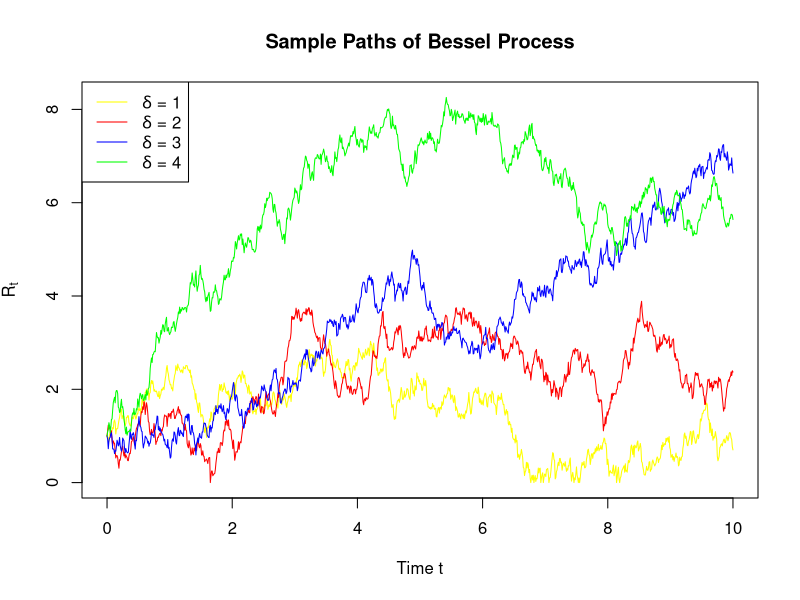
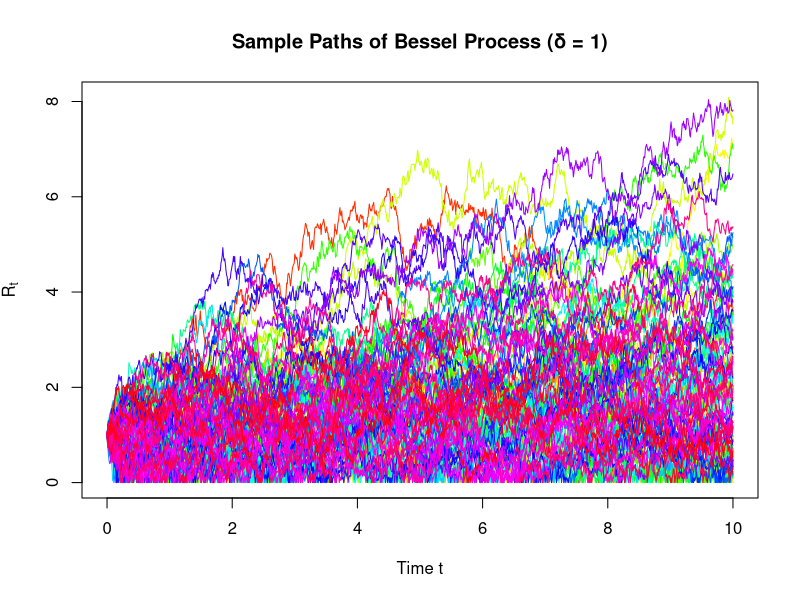
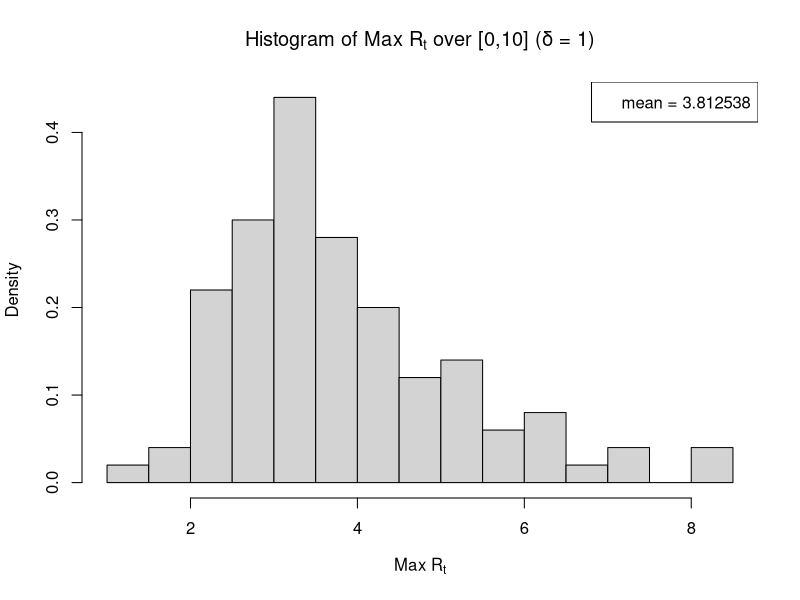
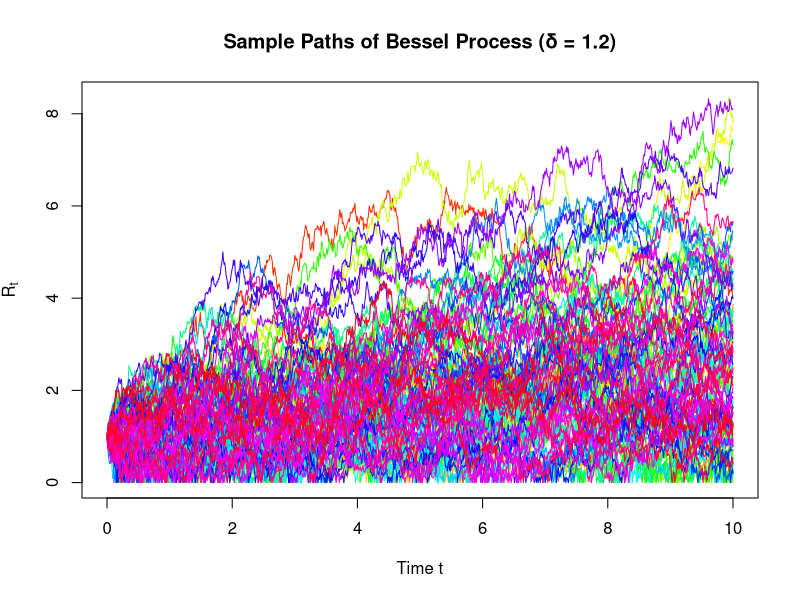
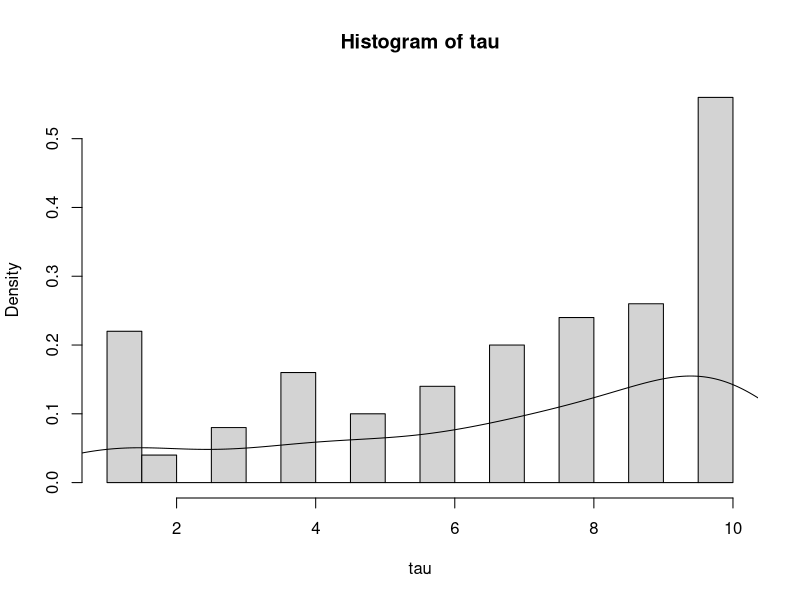
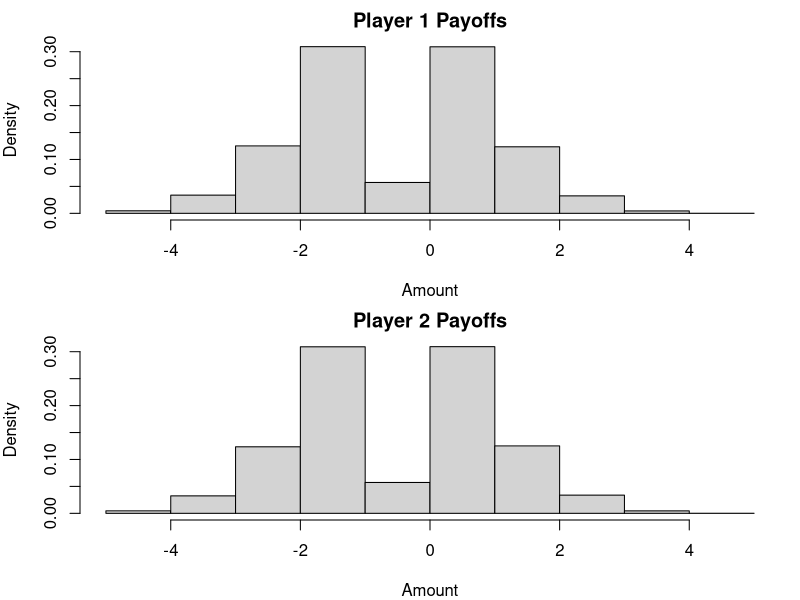

The R source for these figures, in order:
## ---- chunk 1
knitr::opts_chunk$set(echo = TRUE)
## ---- chunk 2
grid_t <- 1:100

exact_formula_C <- function(t){
  (sqrt(pi) * gamma((t + 1)/2))/gamma(t/2 + 1)
}

exact_values_C <- exact_formula_C(grid_t)
## ---- chunk 3
n <- 10^6
## ---- chunk 4
set.seed(1)
EstIntegral_1 <- numeric(length(grid_t))
Diff_1 <- numeric(length(grid_t))
Std_Error_1 <- numeric(length(grid_t))

for (t in grid_t){
  u <- runif(n)
  sample_1 <- u^t*1/(cos(asin(u)))+(cos(asin(u)))^(t-1)
  
  EstIntegral_1[t] <- mean(sample_1)
  Diff_1[t] <- exact_formula_C(t) - EstIntegral_1[t]
  Std_Error_1[t] <- sd(sample_1)/sqrt(n)
}

rbind(mean_1=mean(sample_1),mean_diff_1 = mean(Diff_1), mean_SE_1 = mean(Std_Error_1))
## ---- chunk 5
set.seed(1)
EstIntegral_2 <- numeric(length(grid_t))
Diff_2 <- numeric(length(grid_t))
Std_Error_2 <- numeric(length(grid_t))

for (t in grid_t){
  u <- runif(n)
  sample_2 <- (sin(acos(u)))^{t-1} + u^t*(sin(acos(u)))^{-1}
  
  EstIntegral_2[t] <- mean(sample_2)
  Diff_2[t] <- exact_formula_C(t) - EstIntegral_2[t]
  Std_Error_2[t] <- sd(sample_2)/sqrt(n)
}

rbind(mean_2=mean(sample_2),mean_diff_2 = mean(Diff_2), mean_SE_2 = mean(Std_Error_2))
## ---- chunk 6
set.seed(1)
EstIntegral_3 <- numeric(length(grid_t))
Diff_3 <- numeric(length(grid_t))
Std_Error_3 <- numeric(length(grid_t))

for (t in grid_t){
  u <- runif(n)
  sample_3 <- ((sin(pi/2*u))^t + (cos(pi/2*u))^t) * pi/2
  
  EstIntegral_3[t] <- mean(sample_3)
  Diff_3[t] <- exact_formula_C(t) - EstIntegral_3[t]
  Std_Error_3[t] <- sd(sample_3)/sqrt(n)
}

rbind(mean_diff_3 = mean(Diff_3), SE_3 = mean(Std_Error_3))
## ---- chunk 7
df_ts<-data.frame(
  Transformation = c("Transformation 1","Transformation 2","Transformation 3"),
  Mean_Diff=c(mean(Diff_1),mean(Diff_2),mean(Diff_3)),
  Mean_Standard_Error=c(mean(Std_Error_1),mean(Std_Error_2),mean(Std_Error_3))
)
df_ts
## ---- chunk 8
set.seed(1)
EstIntegral_cv3 <- numeric(length(grid_t))
Diff_cv3 <- numeric(length(grid_t))
SE_cv3 <- numeric(length(grid_t))

for (t in grid_t){
  u <- runif(n)
  X <- ((sin(pi/2*u))^t + (cos(pi/2*u))^t) * pi/2
  X_tilde <- ((pi/2*u - (pi/2*u)^3/6)^t + (1 - (pi/2*u)^2/2)^t) * pi/2
  Y <- X_tilde - mean(X_tilde)
  
  c <- -cov(X,Y)/var(Y)
  X_cv3 <- X+c*Y
  EstIntegral_cv3[t] <- mean(X_cv3)
  Diff_cv3[t] <- exact_values_C[t] -  mean(X_cv3)
  SE_cv3[t] <- sd(X_cv3)/sqrt(n)
}
## ---- chunk 9
set.seed(1)

EstIntegral_ss <- numeric(length(grid_t))
Diff_ss <- numeric(length(grid_t))
Std_Error_ss <- numeric(length(grid_t))

for (t in grid_t){
  j <- 1:n  # split the integral [0, 1] into 10^5 smaller intervals
  u <- runif(n)
  
  sample_ss <- (sin(pi/2*(u + j - 1)/n)^t + cos(pi/2*((u + j - 1)/n))^t) * pi/2
  EstIntegral_ss[t] <- mean(sample_ss)
  Diff_ss[t] <- exact_formula_C(t) - EstIntegral_ss[t]
  Std_Error_ss[t] <- sd(sample_ss)/sqrt(n)
}
## ---- chunk 10
EstIntegral_cvss <- numeric(length(grid_t))
Diff_cvss <- numeric(length(grid_t))
SE_cvss <- numeric(length(grid_t))

for (t in grid_t){
  j <- 1:n  # split the integral [0, 1] into 10^5 smaller intervals
  u <- runif(n)

  X <- (sin(pi/2*(u + j - 1)/n)^t + cos(pi/2*(u + j - 1)/n)^t) * pi/2
  X_tilde <- ((pi/2*(u + j - 1)/n - (pi/2*(u + j - 1)/n)^3/6)^t + (1 - (pi/2*(u + j - 1)/n)^2/2)^t) * pi/2
  Y <- X_tilde - mean(X_tilde)
  
  c <- -cov(X,Y)/var(Y)
  X_cvss <- X+c*Y
  EstIntegral_cvss[t] <- mean(X_cvss)
  Diff_cvss[t] <- exact_values_C[t] -  mean(X_cvss)
  SE_cvss[t] <- sd(X_cvss)/sqrt(n)
}
## ---- chunk 11
# Compare SS + CV with pure Monte Carlo without any variance reduction
(abs(Diff_3) - abs(Diff_cvss))[1:10]
(round((Std_Error_3 - SE_cvss)/Std_Error_3, digits = 2))[1:10]

# Compare CV with pure Monte Carlo without any variance reduction
(abs(Diff_3) - abs(Diff_cv3))[1:10]
(round((Std_Error_3 - SE_cv3)/Std_Error_3, digits = 2))[1:10]
## ---- chunk 12
compare_df <- data.frame(
  t = 1:10,
  diff_SSCV = (abs(Diff_3) - abs(Diff_cvss))[1:10],
  sd_improved_SSCV = (round((Std_Error_3 - SE_cvss)/Std_Error_3, digits = 2))[1:10],
  diff_CV = (abs(Diff_3) - abs(Diff_cv3))[1:10],
  sd_improved_CV = (round((Std_Error_3 - SE_cv3)/Std_Error_3, digits = 2))[1:10]
)
compare_df
## ---- chunk 13
set.seed(1)
f <- function(x, y) {
  r <- sqrt(x^2 + y^2)
  ifelse(r == 0, 1, sin(r) / r)  # Handle the removable singularity at (0,0)
}

result <- integrate(function(y) {
  sapply(y, function(yi) {
    integrate(function(x) f(x, yi), -1, 1)$value
  })
}, -1, 1)

# Print the result
true_integral_1b <- result$value
true_integral_1b
## ---- chunk 14
set.seed(1)

n <- 10^5
x <- runif(n)
y <- runif(n)
sample_mc <- 4 * sin(sqrt(x^2 + y^2))/sqrt(x^2 + y^2)

EstIntegral_mc <- mean(sample_mc)
Diff_mc <- true_integral_1b - EstIntegral_mc
Std_Error_mc <- sd(sample_mc)/sqrt(n)

rbind(EstIntegral_mc, Diff_mc, Std_Error_mc)
## ---- chunk 15
set.seed(1)
n <- 10^5
x <- runif(n)
y <- runif(n)
sample1 <- 4 * sin(sqrt(x^2 + y^2))/sqrt(x^2 + y^2)
sample2 <- 4 * sin(sqrt((1-x)^2 + (1-y)^2))/sqrt((1-x)^2 + (1-y)^2)
EstIntegral_av <- mean((sample1+sample2)/2)
Mean_diff_av <- true_integral_1b - EstIntegral_av
Std_Error_av <- sd((sample1+sample2)/2)/sqrt(n)

rbind(EstIntegral_av, Mean_diff_av, Std_Error_av)
## ---- chunk 16
improve_av <- (Std_Error_mc - Std_Error_av)/Std_Error_mc
improve_av
## ---- chunk 17
set.seed(1)
n <- 10^5
j <- 1:n
sample_1b2 <- 4 * (sin(sqrt(((x+j-1)/n)^2 + ((y+j-1)/n)^2)))/sqrt(((x+j-1)/n)^2 + ((y+j-1)/n)^2)

Mu_SS <- mean(sample_1b2)
Diff_SS <- true_integral_1b - Mu_SS
SE_SS <- sd(sample_1b2)/sqrt(n)

rbind(Mu_SS, Diff_SS, SE_SS)
## ---- chunk 18
improve_SS <- (EstIntegral_mc - Mu_SS)/EstIntegral_mc
improve_SS
## ---- chunk 19
set.seed(1)
n <- 10^5
j <- 1:n
sample_avss_1 <- 4 * (sin(sqrt(((x+j-1)/n)^2 + ((y+j-1)/n)^2)))/sqrt(((x+j-1)/n)^2 + ((y+j-1)/n)^2)
sample_avss_2 <- 4 * (sin(sqrt(((j-x)/n)^2 + ((j-y)/n)^2)))/sqrt(((j-x)/n)^2 + ((j-y)/n)^2)
sample_avss <- (sample_avss_1 + sample_avss_2)/2

Mu_avss <- mean(sample_avss)
Diff_avss <- true_integral_1b - Mu_avss
SE_avss <- sd(sample_avss)/sqrt(n)

rbind(Mu_avss, Diff_avss, SE_avss)
## ---- chunk 20
improve_SS <- (EstIntegral_mc - Mu_avss)/EstIntegral_mc
improve_SS
## ---- chunk 21
df_1b<-data.frame(
  Method=c("Ture Value_1b","MC_1b","AV_1b","SS_1b","AVSS_1b"),
  Mean=c(true_integral_1b,EstIntegral_mc,EstIntegral_av,Mu_SS,Mu_avss),
  Diff=c("NA",Diff_mc,Mean_diff_av,Diff_SS,Diff_avss),
  Standar_error=c("NA",Std_Error_mc,Std_Error_av,SE_SS,SE_avss)
)
df_1b
## ---- chunk 22
set.seed(1)
T = 10
N = 1000
dt = T/N
Rt_sim <- function(delta, N, dt){
  Y <- numeric(N+1)
  Y[1] <- 1
  for (i in 1:N){
    dW <- sqrt(dt)*rnorm(1)
    Y[i+1] <- max(Y[i] + delta*dt+ 2*sqrt(Y[i])*dW, 0)
  } 
  return(sqrt(Y))
}
t <- seq(0, T, by = dt)
delta <- c(1,2,3,4)
Rt1 <- Rt_sim(delta[1], N=1000, dt=10/1000)
Rt2 <- Rt_sim(delta[2], N=1000, dt=10/1000)
Rt3 <- Rt_sim(delta[3], N=1000, dt=10/1000)
Rt4 <- Rt_sim(delta[4], N=1000, dt=10/1000)
ymin <- min(c(Rt1, Rt2, Rt3, Rt4))
ymax <- max(c(Rt1, Rt2, Rt3, Rt4))
plot(t, Rt1, "l", col = "yellow", ylim = c(ymin, ymax), main = "Sample Paths of Bessel Process", xlab = "Time t", ylab = expression(R[t]))
lines(t, Rt2, "l", col="red")
lines(t, Rt3, "l", col="blue")
lines(t, Rt4, "l", col="green")
legend("topleft",
       legend = c(expression(delta *' = 1'), expression(delta *' = 2'), expression(delta *' = 3'), expression(delta *' = 4')),
       col = c("yellow", "red", "blue", "green"),
       lty = 1)  
## ---- chunk 23
set.seed(1)
M <- 100  # Number of sample paths
t <- seq(0, T, by = dt)
# choose delta = 1, generate more paths
Rt_matrix <- sapply(1:M, function(m) Rt_sim(delta[1], N, dt)) # row: dt, col: Rt
matplot(t, Rt_matrix, type = "l", lty = 1, col = rainbow(M),
        main = "Sample Paths of Bessel Process (δ = 1)",
        xlab = "Time t", ylab = expression(R[t]))
## ---- chunk 24
max_Rt <- apply(Rt_matrix, 2, max) # calculate maximum for each column of Rt_matrix
hist(max_Rt, breaks = 20, prob = T, 
     main = expression("Histogram of Max " * R[t] * " over [0,10] (δ = 1)"), 
     xlab = expression("Max " * R[t]))
mean(max_Rt)
legend("topright", legend = "mean = 3.812538")
## ---- chunk 25
set.seed(1)
delta = 1.2
K = 2
T = 10
M <- 100  # Number of sample paths
t <- seq(0, T, by = dt)
Rt_matrix <- sapply(1:M, function(m) Rt_sim(delta, N, dt)) # rows: t, cols: the mth path of Rt
matplot(t, Rt_matrix, type = "l", lty = 1, col = rainbow(M),
        main = "Sample Paths of Bessel Process (δ = 1.2)",
        xlab = "Time t", ylab = expression(R[t]))
## ---- chunk 26
tk_index <- (1:10)/(10/1000) + 1
Rtk <- Rt_matrix[tk_index, ]  # rows: tk, cols: the mth path of Rt
tk_payoff <- pmax(Rtk - K, 0)  # (Rt - K)+
exercise_time <- apply(tk_payoff, 2, function(payoffs) {
  idx <- which.max(payoffs)  # highest positive payoff
  if (is.na(idx)) return(NA)   # never exercised
  return(idx)  # tk index 1:10
})
# Convert index to actual time τ
tau <- ifelse(is.na(exercise_time), NA, exercise_time)  # τ in 1:10
hist(tau, prob = T, breaks = 20)
lines(density(tau[!is.na(tau)]))
summary(tau) # median = 8, mean = 6.89
## ---- chunk 27
Bermuda_payoffs <- sapply(1:M, function(m) {
  payoffs <- tk_payoff[, m]
  holding_values <- numeric(10)
  holding_values[10] <- payoffs[10]
  for (t in 9:1) {
    if (payoffs[t] > 0) {
      immediate_exercise <- payoffs[t]
      future_payoff <- holding_values[t + 1]
      holding_values[t] <- max(immediate_exercise, future_payoff)
    } else {
      holding_values[t] <- holding_values[t + 1]
    }
  }
  return(holding_values[1])
})
Bermuda_price <- mean(Bermuda_payoffs)
cat("Bermuda call price =", Bermuda_price, "\n")
## ---- chunk 28
# European call option price = E((R10-K)+)
European_payoff <- tk_payoff[10,]
European_price <- mean(European_payoff)
cat("European call price =", European_price, "\n")
## ---- chunk 29
diff_price = Bermuda_price - European_price
cat("Extra cost of Bermuda over European =", diff_price, "\n")
## ---- chunk 30
max_Rtk <- apply(Rtk, 2, max)
X_tilde = max_Rtk - K
X = pmax(X_tilde, 0)
Y = X_tilde - mean(X_tilde)
mean(Y) # check E(Y)=0
## ---- chunk 31
c <- -cov(X,Y)/var(Y)
c
## ---- chunk 32
theta_hat = X + c*Y
cat(var(X), var(theta_hat), "\n",  
    "Improved by",round((var(X)-var(theta_hat))/var(X) * 100, digits = 2), "%.")
## ---- chunk 33
sim_game <- function() {
  nums <- 1:8
  repeat_nums <- sample(nums, size=4, replace = FALSE)
  my_deck <- c(nums, repeat_nums)
  
  # Draw cards without replacement
  cards_drawn <- sample(my_deck, size=8, replace = FALSE)
  
  # Split cards between players
  player1_cards <- cards_drawn[1:4]
  player2_cards <- cards_drawn[5:8]
  
  # Find totals
  p1_total <- sum(player1_cards)
  p2_total <- sum(player2_cards)
  
  # Figure out who wins and calculate payoff
  result <- sign(p2_total - p1_total)
  
  if (result > 0) {  # Player 1 wins
    pay <- min(player1_cards)
    return(c(pay, -pay))
  } else if (result < 0) {  # Player 2 wins
    pay <- min(player2_cards)
    return(c(-pay, pay))
  } else {  # Nobody wins 
    return(c(0, 0))
  }
}

# Run simulation 100,000 times
set.seed(42)
sims <- 100000
all_results <- matrix(0, nrow = sims, ncol = 2)
for (i in 1:sims) all_results[i,] <- sim_game()

# Find unique outcomes for histograms
p1_outcomes <- sort(unique(all_results[,1]))
p2_outcomes <- sort(unique(all_results[,2]))

# Make histograms
par(mfrow = c(2, 1), mar = c(4, 4, 2, 1))
hist(all_results[,1], breaks = p1_outcomes, prob = TRUE, 
     main = "Player 1 Payoffs", xlab = "Amount")
hist(all_results[,2], breaks = p2_outcomes, prob = TRUE, 
     main = "Player 2 Payoffs", xlab = "Amount")

# Calculate expected values
avg_p1 <- mean(all_results[,1])
avg_p2 <- mean(all_results[,2])
cat("\nPlayer 1 expected value:", round(avg_p1, 4))
cat("\nPlayer 2 expected value:", round(avg_p2, 4))
## ---- chunk 34
# Create new function where Player 1 always gets their chosen card
sim_game_modified <- function(chosen) {
  nums <- 1:8
  repeat_nums <- sample(nums, size=4, replace = FALSE)
  my_deck <- c(nums, repeat_nums)
  
  # Player 1 gets chosen card plus 3 random cards
  # Player 2 gets 4 random cards
  if (chosen %in% my_deck) {
    idx <- which(my_deck == chosen)[1]
    my_deck <- my_deck[-idx]
  } else {
    return(sim_game_modified(chosen))
  }
  
  cards_drawn <- sample(my_deck, size=7, replace = FALSE)
  player1_cards <- c(chosen, cards_drawn[1:3])
  player2_cards <- cards_drawn[4:7]
  
  p1_total <- sum(player1_cards)
  p2_total <- sum(player2_cards)
  
  if (p1_total < p2_total) {
    pay <- min(player1_cards)
    return(c(pay, -pay))
  } else if (p2_total < p1_total) {
    pay <- min(player2_cards)
    return(c(-pay, pay))
  } else {
    return(c(0, 0))
  }
}

# Test each possible card choice (1-8) with 50,000 simulations
set.seed(42)
sims <- 50000
card_choices <- 1:8
choice_results <- matrix(0, nrow = 8, ncol = 2)
colnames(choice_results) <- c("Exp Value", "Win %")

for (i in 1:8) {
  test_results <- matrix(0, nrow = sims, ncol = 2)
  for (j in 1:sims) test_results[j,] <- sim_game_modified(i)
  
  choice_results[i,] <- c(
    mean(test_results[,1]),
    mean(test_results[,1] > 0) * 100
  )
}

# Print results
cat("\nCard choice results (Expected Value, Win %):")
for (i in 1:8) {
  cat("\nCard", i, ":", round(choice_results[i,1], 4), 
      ", ", round(choice_results[i,2], 1), "%")
}

best <- which.max(choice_results[,1])
cat("\n\nBest choice for Player 1: Card", best)
cat("\nThis gives expected value of", round(choice_results[best,1], 4), "per game")
cat("\nThe fair game had expected value around 0, so this is definitely better")
